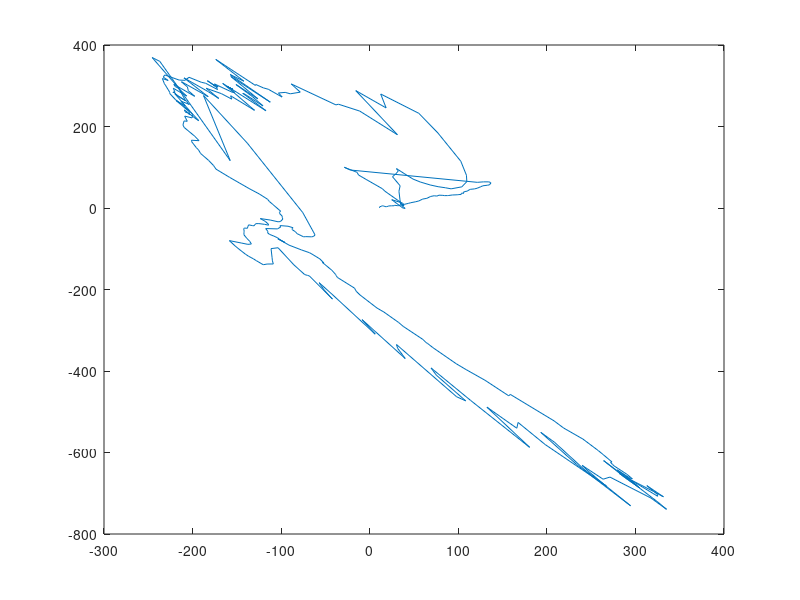

Recreate this plot in MATLAB.
close all;
clear all;

% Formulas from: 
% https://www.pozyx.io/Documentation/doc_howDoesPositioningWork

% Load data
load('C.mat');

% Preprocess
data = rawStarData;
n = size(data,1);
cx = 1024/2;
cy = 768/2;
for i = 1:2:8
    check1 = data(:,i) == 1023;
    check2 = data(:,i+1) == 1023;
    check = check1 | check2;
    data(check,i) = NaN;
    data(check,i+1) = NaN;
end

% Scale
data = data - 512;
data(:,[2,4,6,8]) = data(:,[2,4,6,8]) * (768/1023);

% Assign the data
star1 = data(:,1:2);
star2 = data(:,3:4);
star3 = data(:,5:6);
star4 = data(:,7:8);

% Determine for unseen stars
s1g = ~isnan(star1(:,1));
s2g = ~isnan(star2(:,1));
s3g = ~isnan(star3(:,1));
s4g = ~isnan(star4(:,1));

% Extract x and y of seen stars
z = zeros(n,1);
ssx = logical([s1g,z,s2g,z,s3g,z,s4g,z]);
ssy = logical([z,s1g,z,s2g,z,s3g,z,s4g]);
dg = [s1g,s2g,s3g,s4g];
numStars = sum(ssx,2);

% Calculate squared distance from robot to stars
s1d = sum(star1.^2,2);
s2d = sum(star2.^2,2);
s3d = sum(star3.^2,2);
s4d = sum(star4.^2,2);
dd = [s1d,s2d,s3d,s4d];

% Calculate robot position
robot = zeros(n,2); % [x,y]
for i = 1:n
    if (numStars(i) < 3)
        if (i == 1)
            robot(i,1) = NaN;
            robot(i,2) = NaN;
        else
            robot(i,:) = robot(i-1,:);
        end
        continue;
    end
    
    N = numStars(i);
    sx = data(i,ssx(i,:))';
    sy = data(i,ssy(i,:))';
    di = dd(i,dg(i,:))';
    
    x = sx(1:end-1); xn = sx(end);
    y = sy(1:end-1); yn = sy(end);
    d = di(1:end-1); dn = di(end);
    
    A = -2*[x-xn y-yn];
    b = dn - x.^2 - y.^2 - dn + xn^2 + yn^2;
    
    if (numStars(i) == 3)
        robot(i,:) = (b\A)';
    else
        robot(i,:) = (pinv(A)*b)';
    end
end

% Calculate movement vectors
move = robot - [robot(1,:);robot(1:end-1,:)];
for i = 1:n
    move(i,:) = 70*move(i,:)/norm(move(i,:));
end

% Animate sky
% figure;
% hold on;
% axis([0 1024 0 768]);
% plot(cx,cy,'k+');
% for i = 1:n   
%     Plot the stars
%     s1 = plot(star1(i,1),star1(i,2),'ro');
%     s2 = plot(star2(i,1),star2(i,2),'bo');
%     s3 = plot(star3(i,1),star3(i,2),'go');
%     s4 = plot(star4(i,1),star4(i,2),'co');
%     
%     di = dd(i,dg(i,:))';
%     
%     Plot circles
%     c1 = viscircles(star1(i,:),
%     
%     Animation delay
%     pause(0.003);
%     
%     Clear the stars
%     delete(s1);
%     delete(s2);
%     delete(s3);
%     delete(s4);
%     
% end

% Plot robot path
figure(1);
title('Robot Path');
axis([0 1024 0 768]);
plot(robot(:,1), robot(:,2));

% % Animate robot
% figure(2);
% title('Robot Path Animated');
% hold on;
% axis([0 1024 0 768]);
% for i = 2:n
%     figure(2);
%     r = plot(robot(i,1), robot(i,2),'k+');
%     q = quiver(robot(i,1), robot(i,2), move(i,1), move(i,2),...
%         'AutoScale','off','MaxHeadSize',0.8,'Color','k');
%     pause(0.003);
%     delete(r);
%     delete(q);
% end
    
    